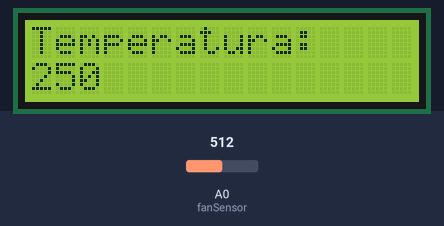
The sketch below on a simulated Arduino Uno, built with avr-gcc and run on an emulated ATmega328P. On the bench: 16×2 character LCD. The inputs (shaded band) are chosen by the test bench; at power-on: A0 (fanSensor) = 512. What the sketch prints to the serial monitor is not drawn.

Above: at 1.2 s.
1.3 s: A0 (fanSensor) set to 716
At 2.7 s:
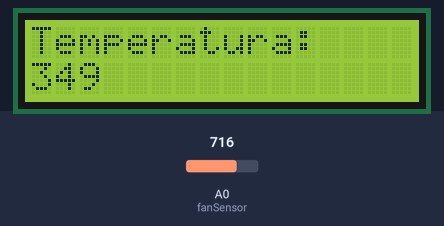
3.0 s: A0 (fanSensor) set to 900
At 4.2 s:
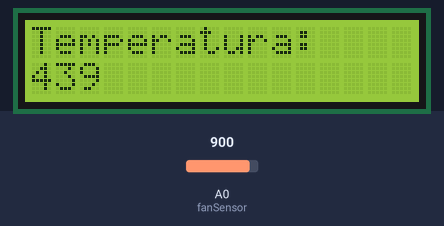
4.5 s: A0 (fanSensor) set to 1023
At 5.9 s:
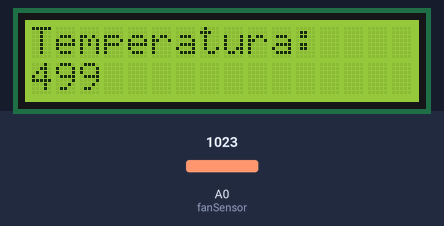
Timing chart, 0 to 7.5 s (numbered marks = the images above; inputs shaded):
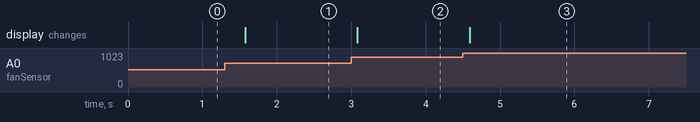

Measured:
- after the input at 1.3 s, the display: changes after 0.27 s (image 1)
- after the input at 3.0 s, the display: changes after 0.08 s (image 2)
- after the input at 4.5 s, the display: changes after 0.09 s (image 3)

The sketch:

fan_code.ino
```cpp
#include <LiquidCrystal.h>

int fanC;
const int fanSensor = A0;

LiquidCrystal lcd(11, 10, 5, 4, 3, 2);

void setup() {
  Serial.begin(9600);
  lcd.begin(16,2);
}


void loop() {
  fanC = analogRead(fanSensor);
  fanC = fanC*0.48828125;
  Serial.println(fanC);
  lcd.setCursor(0,0);
  lcd.print("Temperatura: ");
  lcd.setCursor(0,1);
  lcd.print(fanC);
  delay(500);
}
```
